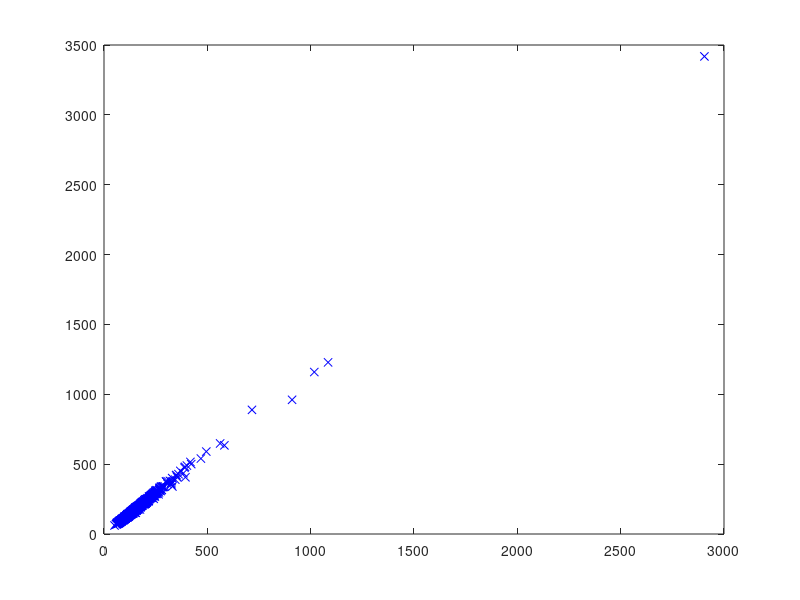

Source code (MATLAB): (Note: this script raises an error after producing the figure.)
%% Anomaly Detection Algorithm
%  Discription:
%  
%     estimateGaussian.m
%     selectThreshold.m
%     cofiCostFunc.m
%% Initialization
clear ;
close all;
clc;
%% ================== Part 1: Load Dataset And Visualize Example  ===================
load('CC20.mat');
%  Visualize the example dataset
for i=281:377
plot(X(i, :), X(i+1, :), 'bx');% In program exercise X matrix is row vector,for each row "plot(X(:, 1), X(:, 2), 'bx');"
pause
end
%% ================== Part 2: Estimate the dataset statistics ===================
%  For this exercise, we assume a Gaussian distribution for the dataset.
%
%  We first estimate the parameters of our assumed Gaussian distribution, 
%  then compute the probabilities for each of the points and then visualize 
%  both the overall distribution and where each of the points falls in 
%  terms of that distribution.
%
fprintf('Visualizing Gaussian fit.\n\n');

%  Estimate my and sigma2
[mu sigma2] = estimateGaussian(X);

%  Returns the density of the multivariate normal at each data point (row) 
%  of X
p = multivariateGaussian(X, mu, sigma2);

%  Visualize the fit
visualizeFit(X,  mu, sigma2);
xlabel('Latency (ms)');
ylabel('Throughput (mb/s)');

fprintf('Program paused. Press enter to continue.\n');
pause;

%% ================== Part 3: Find Outliers ===================
%  Now you will find a good epsilon threshold using a cross-validation set
%  probabilities given the estimated Gaussian distribution
% 

pval = multivariateGaussian(Xval, mu, sigma2);

[epsilon F1] = selectThreshold(yval, pval);
fprintf('Best epsilon found using cross-validation: %e\n', epsilon);
fprintf('Best F1 on Cross Validation Set:  %f\n', F1);
fprintf('   (you should see a value epsilon of about 8.99e-05)\n\n');

%  Find the outliers in the training set and plot the
outliers = find(p < epsilon);

%  Draw a red circle around those outliers
hold on
plot(X(outliers, 1), X(outliers, 2), 'ro', 'LineWidth', 2, 'MarkerSize', 10);
hold off

fprintf('Program paused. Press enter to continue.\n');
pause;

%% ================== Part 4: Multidimensional Outliers ===================
%  We will now use the code from the previous part and apply it to a 
%  harder problem in which more features describe each datapoint and only 
%  some features indicate whether a point is an outlier.
%

%  Loads the second dataset. You should now have the
%  variables X, Xval, yval in your environment
load('ex8data2.mat');

%  Apply the same steps to the larger dataset
[mu sigma2] = estimateGaussian(X);

%  Training set 
p = multivariateGaussian(X, mu, sigma2);

%  Cross-validation set
pval = multivariateGaussian(Xval, mu, sigma2);

%  Find the best threshold
[epsilon F1] = selectThreshold(yval, pval);

fprintf('Best epsilon found using cross-validation: %e\n', epsilon);
fprintf('Best F1 on Cross Validation Set:  %f\n', F1);
fprintf('# Outliers found: %d\n', sum(p < epsilon));
fprintf('   (you should see a value epsilon of about 1.38e-18)\n\n');
pause




